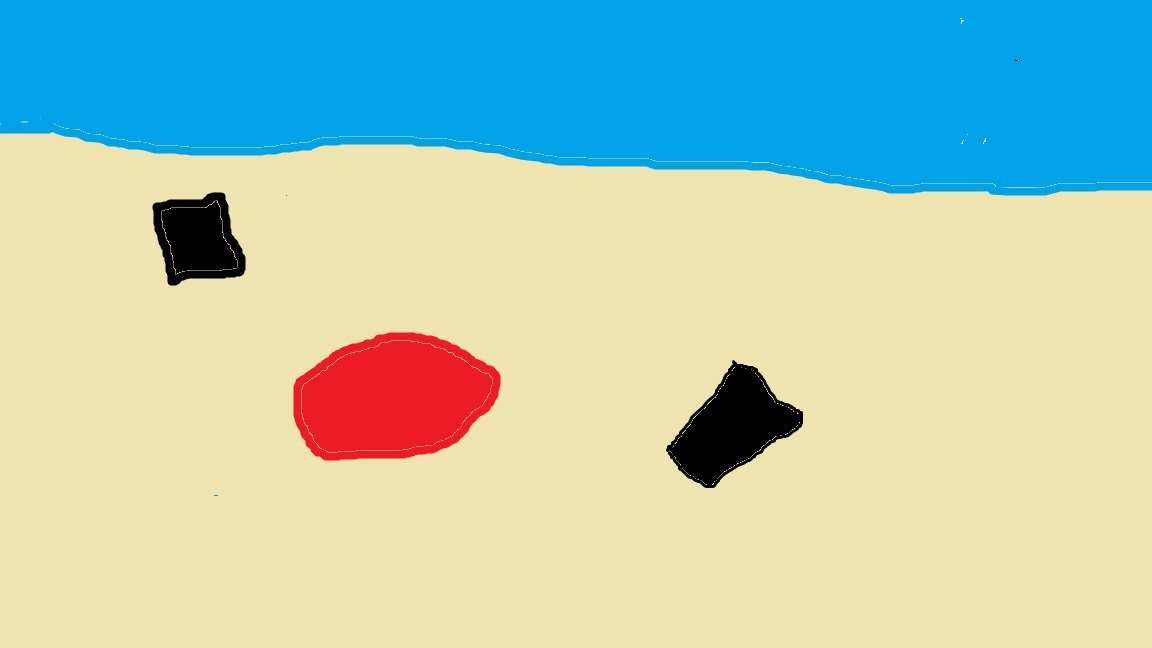
#> input picture Tests/PLAA4.jpg, 1152 x 648 px, given in place of the camera
$ python LiveSegmentation.py
#> lines starting #> are read from the running program, lines starting #| are printed output that depends on the picture; after the words box and inside, x2 and y2 are one past the last pixel; in counts of white or black regions, pixels touching at a corner belong together
#> further down, frame is the input picture: shape (648, 1152, 3); mean B, G, R 182.3, 200.8, 173.2
import cv2 as cv
import numpy as np

def kmeans(image):

    img = image.copy()
    pixel_values = img.reshape((-1, 3))
    pixel_values = np.float32(pixel_values)

    stop_criteria = (cv.TERM_CRITERIA_EPS + cv.TERM_CRITERIA_MAX_ITER, 10, 1.0)

    number_of_attempts = 10

    # Esta es la estrategia para inicializar los centroides. En este caso, optamos por inicializacin aleatoria.
    centroid_initialization_strategy = cv.KMEANS_RANDOM_CENTERS

    _, labels, centers = cv.kmeans(pixel_values,
                                    3, #num of clusters
                                    None,
                                    stop_criteria,
                                    number_of_attempts,
                                    centroid_initialization_strategy)
#> centers = [[231.3, 163.6, 1.43], [175.9, 225.6, 239.6], [24.32, 20.4, 136.8]]

    # Aplicamos las etiquetas a los centroides para segmentar los pixeles en su grupo correspondiente.
    centers = np.uint8(centers)
#> centers = [[231, 163, 1], [175, 225, 239], [24, 20, 136]]
    segmented_data = centers[labels.flatten()]

    # Debemos reestructurar el arreglo de datos segmentados con las dimensiones de la imagen original.
    segmented_image = segmented_data.reshape(img.shape)

    # Mostramos la imagen segmentada resultante.
    return segmented_image

def watershed(image):

    img = image.copy()
    gray = cv.cvtColor(img,cv.COLOR_BGR2GRAY)
    blur = cv.GaussianBlur(gray, (5,5), 0)
    ret, thresh = cv.threshold(blur,0,255,cv.THRESH_BINARY_INV+cv.THRESH_OTSU)
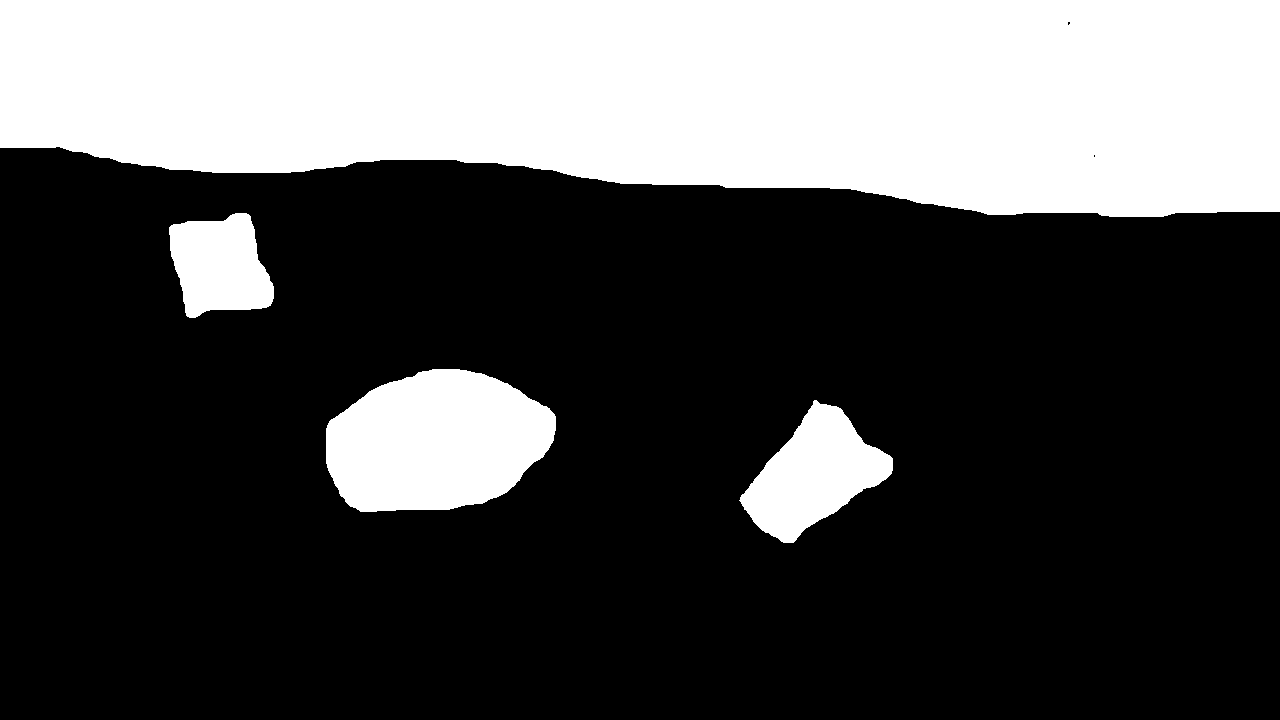
#> thresh: shape (720, 1280); 30.4% white; 4 white regions, box (x1, y1, x2, y2) and area: (0, 0, 1280, 217) 235461, (326, 369, 556, 512) 25294, (739, 400, 893, 543) 11458, (169, 213, 274, 318) 8044
#> ret = 168

    # noise removal
    kernel = np.ones((3,3),np.uint8)
    opening = cv.morphologyEx(thresh,cv.MORPH_OPEN,kernel, iterations = 2)
#> opening: shape (720, 1280); 30.4% white; 4 white regions, box (x1, y1, x2, y2) and area: (0, 0, 1280, 217) 235461, (326, 369, 556, 512) 25294, (740, 401, 893, 543) 11454, (169, 213, 274, 318) 8044
    sure_bg = cv.morphologyEx(opening,cv.MORPH_CLOSE,kernel, iterations = 2)
    # sure background area
    # sure_bg = cv.dilate(opening,kernel,iterations=2)
    # Finding sure foreground area
    dist_transform = cv.distanceTransform(opening,cv.DIST_L2,3)
    ret, sure_fg = cv.threshold(dist_transform,0.1*dist_transform.max(),255,0)
#> sure_fg: shape (720, 1280) float32; 24.6% white; 4 white regions, box (x1, y1, x2, y2) and area: (0, 0, 1280, 196) 205916, (347, 390, 535, 491) 14299, (764, 425, 868, 521) 4016, (191, 237, 252, 291) 2180
#> ret = 20.25
    # Finding unknown region
    sure_fg = np.uint8(sure_fg)
    unknown = cv.subtract(sure_bg,sure_fg)
#> unknown: shape (720, 1280); 5.8% white; 6 white regions, box (x1, y1, x2, y2) and area: (0, 126, 1280, 217) 26890, (326, 369, 556, 512) 10995, (740, 401, 893, 543) 7438, (169, 213, 274, 318) 5864, (1047, 1, 1091, 46) 1370, (1073, 134, 1116, 178) 1296


    # Marker labelling
    ret, markers = cv.connectedComponents(sure_fg)
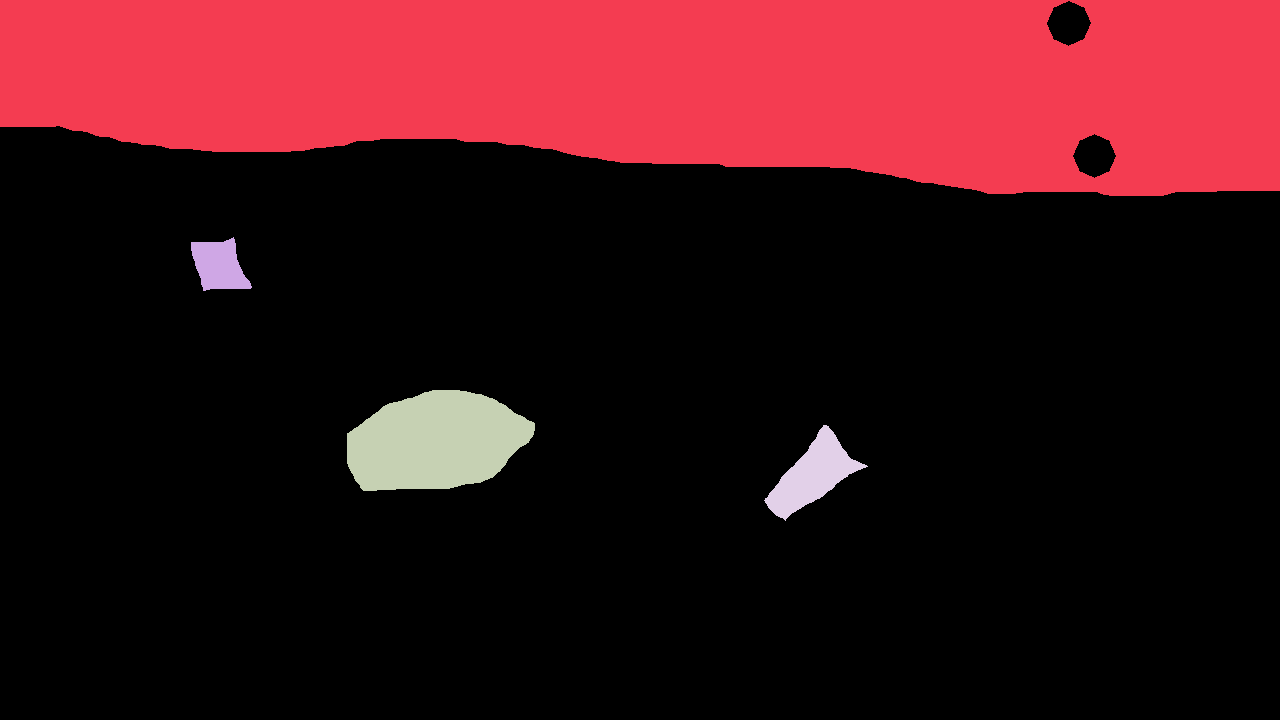
#> markers: shape (720, 1280) int32; 5 distinct labels, from 0 to 4; one colour per label, 0 black
#> ret = 5
    # Add one to all labels so that sure background is not 0, but 1
    markers = markers+1
#> markers: shape (720, 1280) int32; 5 distinct labels, from 1 to 5
    # Now, mark the region of unknown with zero
    markers[unknown==255] = 0
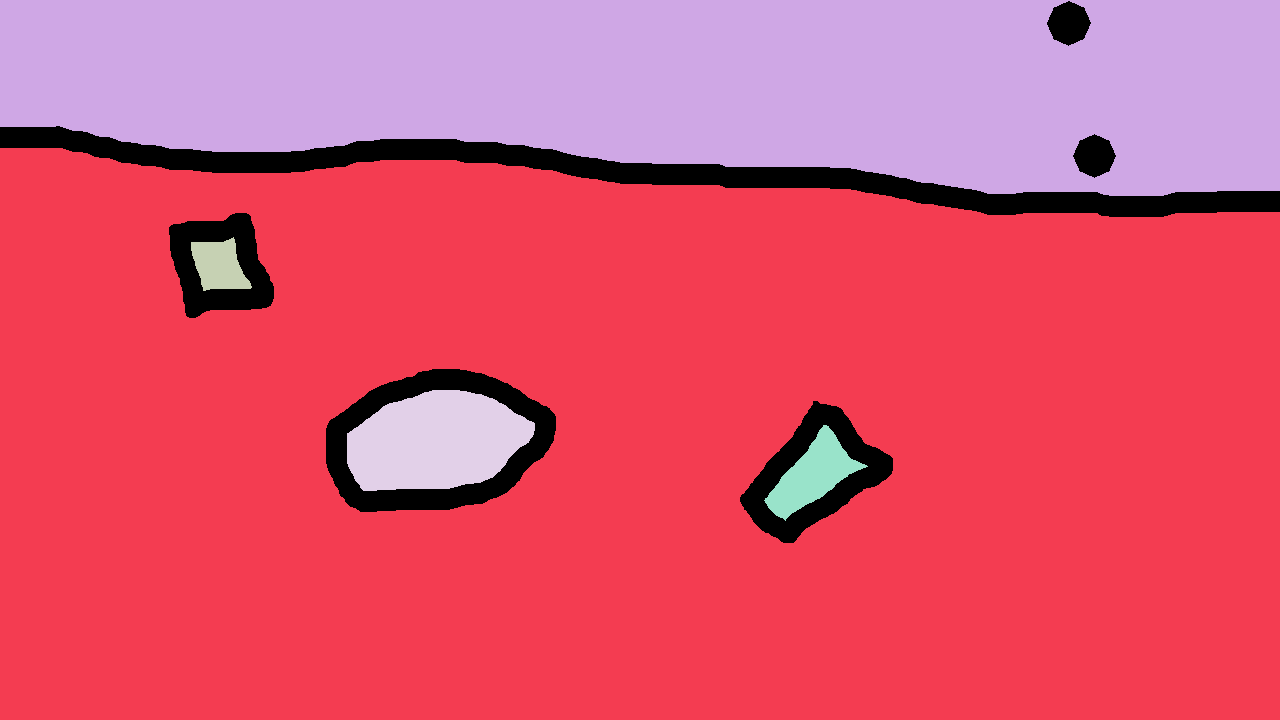
#> markers: shape (720, 1280) int32; 6 distinct labels, from 0 to 5; one colour per label, 0 black

    # img[markers == 1] = [0,255,0]

    # cv.imshow("Watershed", img)

    markers = cv.watershed(image,markers)
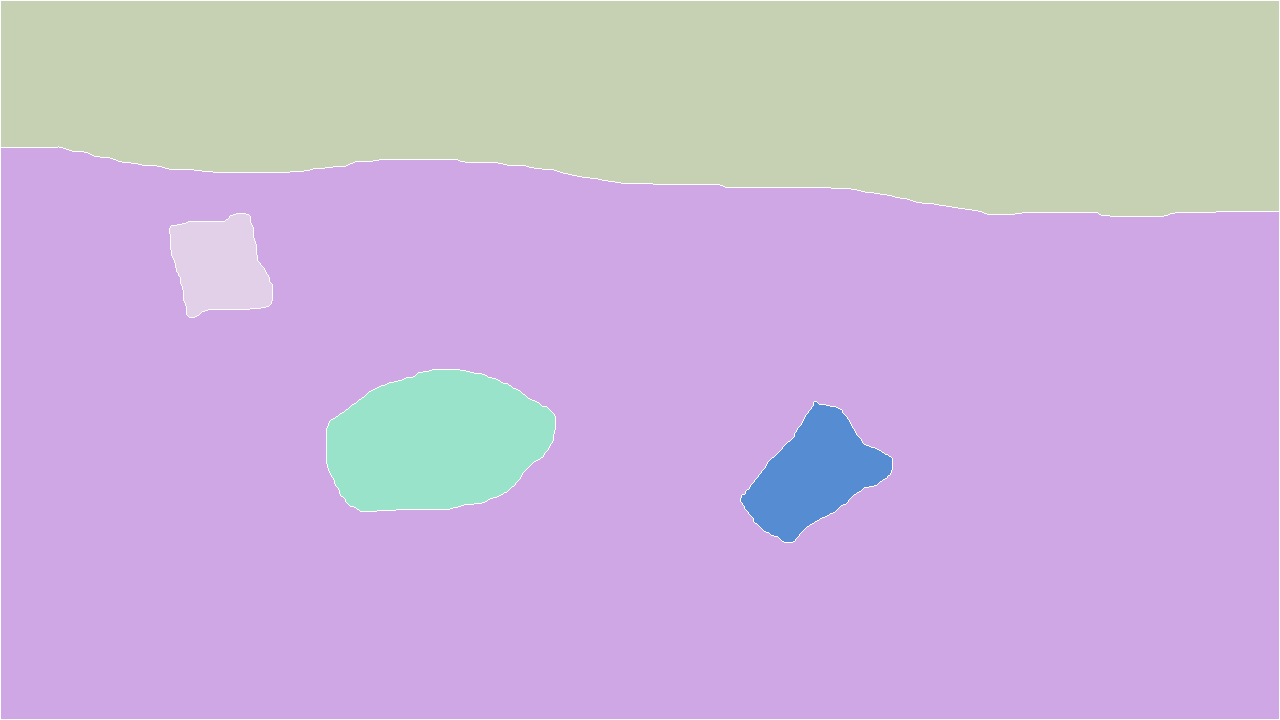
#> markers: shape (720, 1280) int32; 6 distinct labels, from -1 to 5; one colour per label, 0 black, -1 white

    image[markers == -1] = [255,0,0]
#> image: shape (720, 1280, 3); mean B, G, R 182.9, 199.5, 172.3

    return image

def contour(image):

    img = image.copy()
    img = cv.resize(img,(256,256))
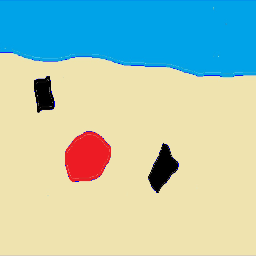
#> img: shape (256, 256, 3); mean B, G, R 182.6, 200.2, 172.8

    gray = cv.cvtColor(img,cv.COLOR_RGB2GRAY)
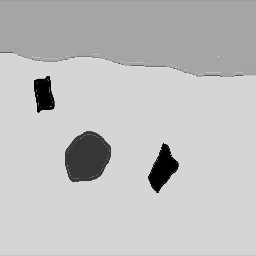
#> gray: shape (256, 256); min 0, max 228, mean 191.9
    _,thresh = cv.threshold(gray, np.mean(gray), 255, cv.THRESH_BINARY_INV)
#> thresh: shape (256, 256); 30.5% white; 4 white regions, box (x1, y1, x2, y2) and area: (0, 0, 256, 77) 16772, (65, 131, 111, 182) 1818, (148, 143, 179, 193) 814, (34, 76, 55, 113) 571
    edges = cv.dilate(cv.Canny(thresh,0,255),None)
#> edges: shape (256, 256); 3.6% white; 5 white regions, box (x1, y1, x2, y2) and area: (0, 51, 256, 78) 1025, (63, 129, 112, 183) 549, (146, 142, 180, 194) 439, (32, 74, 56, 114) 328, (216, 54, 221, 59) 25

    cnt = sorted(cv.findContours(edges, cv.RETR_LIST, cv.CHAIN_APPROX_SIMPLE)[-2], key=cv.contourArea)[-1]
#> cnt = contour of 64 points, box (x1, y1, x2, y2) (63, 129, 112, 183), area 2021
    mask = np.zeros((256,256), np.uint8)
    masked = cv.drawContours(mask, [cnt],-1, 255, -1)
#> masked: shape (256, 256); 3.2% white; 1 white region, box (x1, y1, x2, y2) and area: (63, 129, 112, 183) 2097

    dst = cv.bitwise_and(img, img, mask=mask)
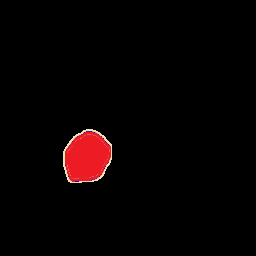
#> dst: shape (256, 256, 3); mean B, G, R 1.9, 1.8, 7.4
    segmented = cv.cvtColor(dst, cv.COLOR_BGR2RGB)

    return segmented


if __name__ == "__main__":
    vc = cv.VideoCapture(0)
    while(vc.isOpened()):
        ret, frame = vc.read()
        if ret == True:
            frame = cv.resize(frame, (1280, 720))

            K = kmeans(frame)
            cv.imshow('Kmeans', K)

            W = watershed(frame)
            #cv.imshow("Watershed", W)

            C = contour(frame)
            #cv.imshow("Contours", C)

            if cv.waitKey(50) == 27:
#> (key Esc is pressed here)
                break
    vc.release()
    cv.destroyAllWindows()
